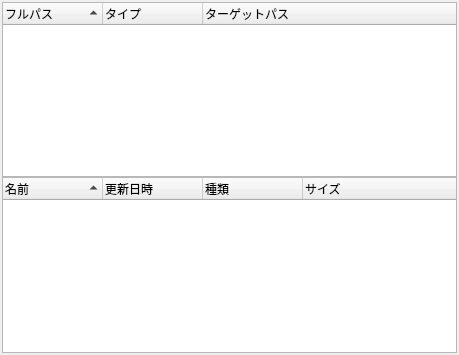
<?xml version="1.0" encoding="UTF-8"?>
<ui version="4.0">
 <class>UIViewR</class>
 <widget class="QWidget" name="UIViewR">
  <property name="geometry">
   <rect>
    <x>0</x>
    <y>0</y>
    <width>459</width>
    <height>355</height>
   </rect>
  </property>
  <property name="windowTitle">
   <string>Form</string>
  </property>
  <layout class="QVBoxLayout" name="verticalLayout">
   <property name="spacing">
    <number>0</number>
   </property>
   <property name="leftMargin">
    <number>2</number>
   </property>
   <property name="topMargin">
    <number>2</number>
   </property>
   <property name="rightMargin">
    <number>2</number>
   </property>
   <property name="bottomMargin">
    <number>2</number>
   </property>
   <item>
    <widget class="HTreeWidget" name="treeWidget_2">
     <property name="alternatingRowColors">
      <bool>true</bool>
     </property>
     <property name="rootIsDecorated">
      <bool>false</bool>
     </property>
     <property name="sortingEnabled">
      <bool>true</bool>
     </property>
     <column>
      <property name="text">
       <string>フルパス</string>
      </property>
     </column>
     <column>
      <property name="text">
       <string>タイプ</string>
      </property>
     </column>
     <column>
      <property name="text">
       <string>ターゲットパス</string>
      </property>
     </column>
    </widget>
   </item>
   <item>
    <widget class="HTreeWidget" name="treeWidget">
     <property name="alternatingRowColors">
      <bool>true</bool>
     </property>
     <property name="rootIsDecorated">
      <bool>false</bool>
     </property>
     <property name="uniformRowHeights">
      <bool>true</bool>
     </property>
     <property name="sortingEnabled">
      <bool>true</bool>
     </property>
     <column>
      <property name="text">
       <string notr="true">名前</string>
      </property>
     </column>
     <column>
      <property name="text">
       <string>更新日時</string>
      </property>
     </column>
     <column>
      <property name="text">
       <string>種類</string>
      </property>
     </column>
     <column>
      <property name="text">
       <string>サイズ</string>
      </property>
     </column>
    </widget>
   </item>
  </layout>
 </widget>
 <customwidgets>
  <customwidget>
   <class>HTreeWidget</class>
   <extends>QTreeWidget</extends>
   <header>HTreeWidget.h</header>
  </customwidget>
 </customwidgets>
 <resources/>
 <connections/>
</ui>
